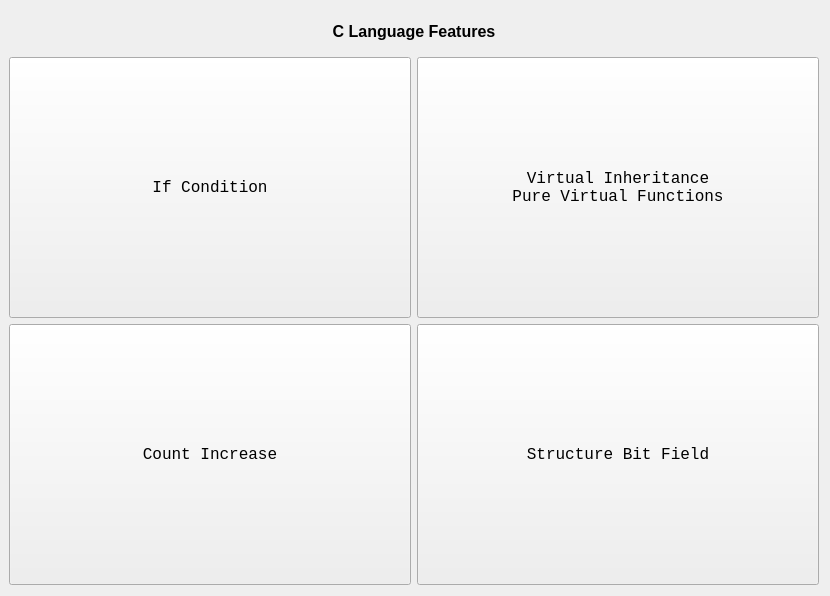
<?xml version="1.0" encoding="UTF-8"?>
<ui version="4.0">
 <class>MiscellaneousStdCLanguageFeatures</class>
 <widget class="QWidget" name="MiscellaneousStdCLanguageFeatures">
  <property name="geometry">
   <rect>
    <x>0</x>
    <y>0</y>
    <width>830</width>
    <height>596</height>
   </rect>
  </property>
  <property name="windowTitle">
   <string>MiscellaneousStdCLanguageFeatures</string>
  </property>
  <layout class="QVBoxLayout" name="verticalLayout" stretch="0,1">
   <property name="leftMargin">
    <number>9</number>
   </property>
   <item>
    <layout class="QHBoxLayout" name="horizontalLayout">
     <item>
      <widget class="QLabel" name="lbTitle">
       <property name="minimumSize">
        <size>
         <width>0</width>
         <height>40</height>
        </size>
       </property>
       <property name="font">
        <font>
         <pointsize>12</pointsize>
         <weight>75</weight>
         <bold>true</bold>
        </font>
       </property>
       <property name="text">
        <string>C Language Features</string>
       </property>
       <property name="alignment">
        <set>Qt::AlignCenter</set>
       </property>
      </widget>
     </item>
    </layout>
   </item>
   <item>
    <layout class="QGridLayout" name="gridLayout">
     <property name="leftMargin">
      <number>0</number>
     </property>
     <property name="rightMargin">
      <number>0</number>
     </property>
     <item row="0" column="0">
      <widget class="QPushButton" name="btnIfCondition">
       <property name="sizePolicy">
        <sizepolicy hsizetype="Expanding" vsizetype="Expanding">
         <horstretch>0</horstretch>
         <verstretch>0</verstretch>
        </sizepolicy>
       </property>
       <property name="font">
        <font>
         <family>Consolas</family>
         <pointsize>12</pointsize>
        </font>
       </property>
       <property name="text">
        <string>If Condition</string>
       </property>
      </widget>
     </item>
     <item row="0" column="1">
      <widget class="QPushButton" name="btnVirtualInheritance">
       <property name="sizePolicy">
        <sizepolicy hsizetype="Expanding" vsizetype="Expanding">
         <horstretch>0</horstretch>
         <verstretch>0</verstretch>
        </sizepolicy>
       </property>
       <property name="font">
        <font>
         <family>Consolas</family>
         <pointsize>12</pointsize>
        </font>
       </property>
       <property name="text">
        <string>Virtual Inheritance
Pure Virtual Functions</string>
       </property>
      </widget>
     </item>
     <item row="1" column="0">
      <widget class="QPushButton" name="btnCountIncrease">
       <property name="sizePolicy">
        <sizepolicy hsizetype="Expanding" vsizetype="Expanding">
         <horstretch>0</horstretch>
         <verstretch>0</verstretch>
        </sizepolicy>
       </property>
       <property name="font">
        <font>
         <family>Consolas</family>
         <pointsize>12</pointsize>
        </font>
       </property>
       <property name="text">
        <string>Count Increase</string>
       </property>
      </widget>
     </item>
     <item row="1" column="1">
      <widget class="QPushButton" name="btnStructBitField">
       <property name="sizePolicy">
        <sizepolicy hsizetype="Expanding" vsizetype="Expanding">
         <horstretch>0</horstretch>
         <verstretch>0</verstretch>
        </sizepolicy>
       </property>
       <property name="font">
        <font>
         <family>Consolas</family>
         <pointsize>12</pointsize>
        </font>
       </property>
       <property name="text">
        <string>Structure Bit Field</string>
       </property>
      </widget>
     </item>
    </layout>
   </item>
  </layout>
 </widget>
 <layoutdefault spacing="6" margin="11"/>
 <resources/>
 <connections/>
</ui>
